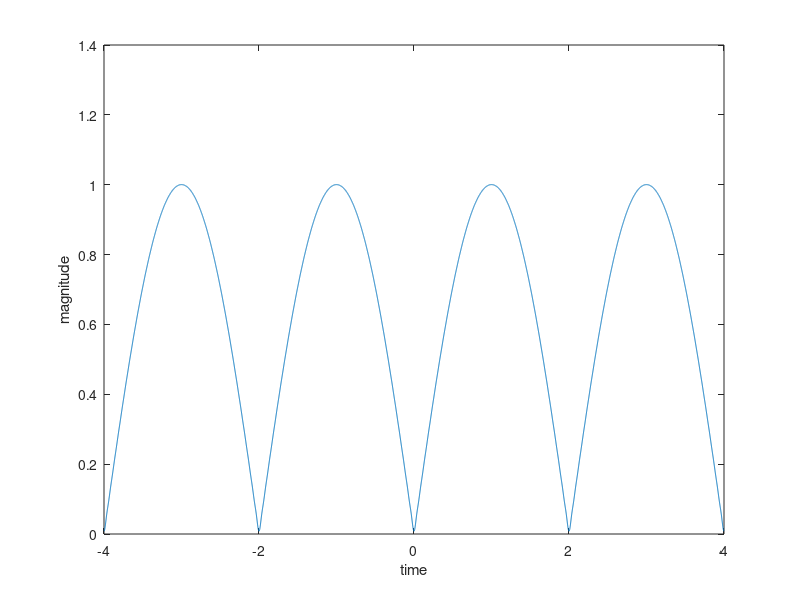

Source code (MATLAB):
function question1b
%UNTITLED Summary of this function goes here
%   Detailed explanation goes here
coffin = 1:1:40;
time = -4:0.001:4;
x = 0;
for coff = coffin
    x = x +(4*cos(coff*pi*time))/(pi*(-4*coff^2 +1));
    % Refrence using the equation of fourier series from chapter 4 pg 23
    % of lecture slides
end
tol = 0.637 + x; 
plot(time,tol)
xlabel('time')
ylabel('magnitude')

